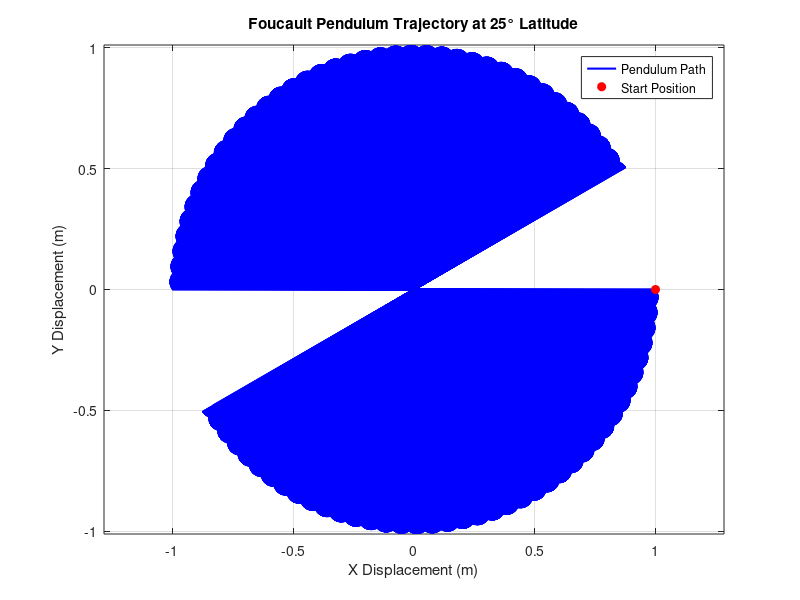

Reproduce this figure in MATLAB.
%%%%%%%%%%%%%%%%%%%%%%%%%%%%%%%%%%%%%%%%%%%%%%%%%%%%%%%%%%%%%%%%%%%%%%
% Author: Sahil Raj (2301CS41)
% Program: Numerical Simulation of Foucault Pendulum
% Description: This program simulates the motion of a Foucault pendulum
% at a given latitude using a finite difference method. The x and y
% displacements are calculated numerically, accounting for Coriolis
% force due to Earth's rotation.
%%%%%%%%%%%%%%%%%%%%%%%%%%%%%%%%%%%%%%%%%%%%%%%%%%%%%%%%%%%%%%%%%%%%%%

clc; clear all; close all;

%% PARAMETERS
LATITUDE = 90;          % Latitude in degrees
ANGVAL = 10 * 360 / 86400;   % Earth's angular velocity in deg/s
G = 9.81;               % Acceleration due to gravity (m/s^2)
dt = 0.1;               % Time step (s)
l = 1.0;                % Pendulum length (m)
m = 1.0;                % Pendulum mass (kg)
T = 3600;               % Time max (seconds)

%% CONVERSIONS
lat = deg2rad(LATITUDE);       % Convert latitude to radians
av = deg2rad(ANGVAL);          % Convert angular velocity to rad/s

%% EFFECTIVE ROTATION COMPONENT
Omeg = av * sin(lat);           % Effective angular velocity at given latitude

%% FINITE DIFFERENCE COEFFICIENTS
phi = (G*dt^2/l - 2);
mu_p = Omeg^2 * dt^2 + 1;
mu_n = Omeg^2 * dt^2 - 1;

c1 = mu_n / mu_p;
c2 = -phi / mu_p;
c3 = 2 * Omeg * dt / mu_p;
c4 = Omeg * dt * phi / mu_p;

%% TIME VECTOR
t = 0:dt:T;                   % Simulate for 10 seconds
N = length(t);

%% INITIAL CONDITIONS
x = zeros(N, 1);
y = zeros(N, 1);

x(1) = 1.0;   % initial displacement in x (m)
x(2) = 1.0;   % second step (same as initial for simplicity)
y(1) = 0.0;   % initial displacement in y (m)
y(2) = 0.0;   % second step (same as initial)

%% NUMERICAL INTEGRATION USING FINITE DIFFERENCE
for i = 3:N
    y(i) = c1 * y(i-2) + c2 * y(i-1) + c3 * x(i-2) + c4 * x(i-1);
    x(i) = c1 * x(i-2) + c2 * x(i-1) - c3 * y(i-2) - c4 * y(i-1);
end

%% PLOT RESULTS
figure;
plot(x, y, 'b', 'LineWidth', 1.5);
grid on;
axis equal;
xlabel('X Displacement (m)');
ylabel('Y Displacement (m)');
title('Foucault Pendulum Trajectory at 25° Latitude');
hold on;
plot(x(1), y(1), 'ro', 'MarkerFaceColor', 'r');  % start point
legend('Pendulum Path', 'Start Position');

% ANIMATE PENDULLUM MOTION
%figure;
%for i = 1:5:N
%    plot(x(1:i), y(1:i), 'b', 'LineWidth', 1.5); hold on;
%    plot(x(i), y(i), 'ro', 'MarkerFaceColor', 'r');
%    grid on;
%    axis equal;
%    xlabel('X Displacement (m)');
%    ylabel('Y Displacement (m)');
%    title('Foucault Pendulum Motion Animation');
%    pause(0.01);
%    clf;
%end
